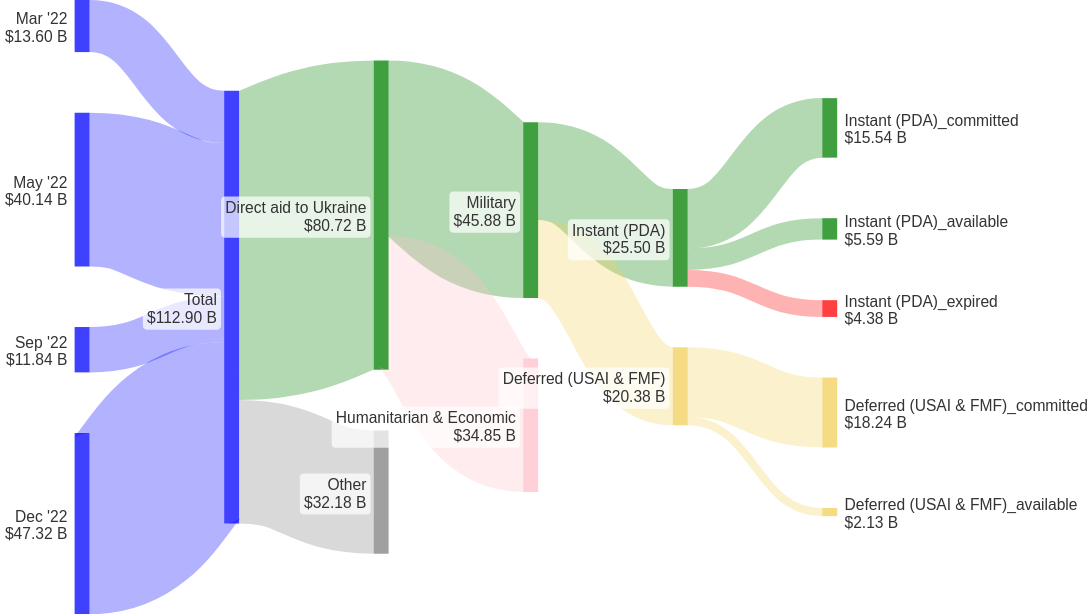

The specification (Vega-Lite) saved for this image:
### Vega specification from a JSON file in a GitHub repository (floating-point values rounded to 4 significant figures)
{"$schema": "https://vega.github.io/schema/vega/v5.json", "autosize": {"type": "fit", "contains": "padding"}, "signals": [{"name": "width", "init": "containerSize()[0]", "on": [{"events": "window:resize", "update": "containerSize()[0]"}]}, {"name": "height", "init": "containerSize()[0]/16*9", "on": [{"events": "window:resize", "update": "containerSize()[0]/16*9"}]}, {"name": "fontSize", "init": "containerSize()[0]/70", "on": [{"events": "window:resize", "update": "containerSize()[0]/70"}]}, {"name": "standardGap", "value": 14, "- FMF funds spent on Other countries are included in 'Other'": "Gap as a percentage of full domain"}, {"name": "maxValue", "init": "data('maxValue')[0].value"}, {"name": "spacer", "init": "maxValue/(100 * 1.)*standardGap"}], "data": [{"name": "entries", "format": {"type": "csv", "parse": {"category": "string", "stack": "number", "sort": "number", "labels": "string", "color": "string"}}, "values": "name,category,stack,sort,labels,color,\r\nMar '22,Mar '22,1,1,left,blue,\"USAA 2022, March 2022\"\r\nMay '22,May '22,1,2,left,blue,\"+USAA 2022, May 2022\"\r\nSep '22,Sep '22,1,3,left,blue,\"USAA 2023, September 2022\"\r\nDec '22,Dec '22,1,4,left,blue,\"+USAA 2023, December 2022\"\r\nTotal,Total,2,1,left,blue,\r\nDirect aid to Ukraine,Direct aid to Ukraine,3,1,left,green,\r\nOther,Other,3,2,left,grey,\r\nMilitary Aid,Military,4,1,left,green,\r\nHumanitarian & Economic Aid,Humanitarian & Economic,4,2,left,pink,\r\nInstant aid (PDA),Instant (PDA),5,1,left,green,\r\nCommitted,Instant (PDA)_committed,6,1,right,green,\r\nAvailable,Instant (PDA)_available,6,2,right,green,\r\nExpired funds,Instant (PDA)_expired,6,3,right,red,\r\nDeferred aid (USAI & FMF),Deferred (USAI & FMF),5,2,left,#f2cf5b,\r\nCommitted.,Deferred (USAI & FMF)_committed,6,4,right,#f2cf5b,\r\nAvailable.,Deferred (USAI & FMF)_available,6,5,right,#f2cf5b,"}, {"name": "connections", "format": {"type": "csv", "parse": {"source": "string", "destination": "string", "value": "number"}}, "values": "source,value,destination,\r\nMar '22,13.6005,Total,\"USAA 2022, March 2022\"\r\nMay '22,40.143,Total,\"+USAA 2022, May 2022\"\r\nSep '22,11.837,Total,\"USAA 2023, September 2022\"\r\nDec '22,47.3218,Total,\"+USAA 2023, December 2022\"\r\nTotal,80.7233,Direct aid to Ukraine,\r\nTotal,32.179,Other,\r\nDirect aid to Ukraine,45.877,Military,\r\nDirect aid to Ukraine,34.8463,Humanitarian & Economic,\r\nMilitary,25.5,Instant (PDA),\r\nInstant (PDA),15.535,Instant (PDA)_committed,\r\nInstant (PDA),5.59,Instant (PDA)_available,\r\nInstant (PDA),4.375,Instant (PDA)_expired,\r\nMilitary,20.377,Deferred (USAI & FMF),\r\nDeferred (USAI & FMF),18.242,Deferred (USAI & FMF)_committed,\r\nDeferred (USAI & FMF),2.135,Deferred (USAI & FMF)_available,"}, {"name": "preStacks", "source": "connections", "transform": [{"type": "formula", "as": "end", "expr": "['source','destination']"}, {"type": "formula", "as": "name", "expr": "[datum.source,datum.destination]"}, {"type": "project", "fields": ["end", "name", "value"]}, {"type": "flatten", "fields": ["end", "name"]}, {"type": "aggregate", "fields": ["value"], "groupby": ["end", "name"], "ops": ["sum"], "as": ["value"]}, {"type": "aggregate", "fields": ["value"], "groupby": ["name"], "ops": ["max"], "as": ["value"]}]}, {"name": "stacks", "source": "preStacks", "transform": [{"type": "lookup", "from": "entries", "key": "category", "fields": ["name"], "values": ["stack", "sort", "gap", "labels", "color"], "as": ["stack", "sort", "gap", "labels", "color"]}, {"type": "formula", "as": "gap", "expr": "datum.gap?datum.gap:0"}]}, {"name": "maxValue", "source": ["stacks"], "transform": [{"type": "aggregate", "fields": ["value"], "groupby": ["stack"], "ops": ["sum"], "as": ["value"]}, {"type": "aggregate", "fields": ["value"], "ops": ["max"], "as": ["value"]}]}, {"name": "plottedStacks", "source": ["stacks"], "transform": [{"type": "formula", "as": "type", "expr": "['data','spacer']"}, {"type": "formula", "as": "spacedValue", "expr": "[datum.value,spacer]"}, {"type": "flatten", "fields": ["type", "spacedValue"]}, {"type": "stack", "groupby": ["stack"], "sort": {"field": "sort", "order": "descending"}, "field": "spacedValue", "offset": "center"}, {"type": "formula", "expr": "((datum.value)/2)+datum.y0", "as": "yc"}]}, {"name": "finalTable", "source": ["plottedStacks"], "transform": [{"type": "filter", "expr": "datum.type == 'data'"}]}, {"name": "linkTable", "source": ["connections"], "transform": [{"type": "lookup", "from": "finalTable", "key": "name", "values": ["y0", "y1", "stack", "sort"], "fields": ["source"], "as": ["sourceStacky0", "sourceStacky1", "sourceStack", "sourceSort"]}, {"type": "lookup", "from": "finalTable", "key": "name", "values": ["y0", "y1", "stack", "sort", "color"], "fields": ["destination"], "as": ["destinationStacky0", "destinationStacky1", "destinationStack", "destinationSort", "color"]}, {"type": "stack", "groupby": ["source"], "sort": {"field": "destinationSort", "order": "descending"}, "field": "value", "offset": "zero", "as": ["syi0", "syi1"]}, {"type": "formula", "expr": "datum.syi0+datum.sourceStacky0", "as": "sy0"}, {"type": "formula", "expr": "datum.sy0+datum.value", "as": "sy1"}, {"type": "stack", "groupby": ["destination"], "sort": {"field": "sourceSort", "order": "descending"}, "field": "value", "offset": "zero", "as": ["dyi0", "dyi1"]}, {"type": "formula", "expr": "datum.dyi0+datum.destinationStacky0", "as": "dy0"}, {"type": "formula", "expr": "(datum.dy0+datum.value)", "as": "dy1"}, {"type": "formula", "expr": "((datum.value)/2)+datum.sy0", "as": "syc"}, {"type": "formula", "expr": "((datum.value)/2)+datum.dy0", "as": "dyc"}, {"type": "formula", "expr": "range('y')[0]-scale('y', datum.value)", "as": "sample"}, {"type": "linkpath", "orient": "horizontal", "shape": "diagonal", "sourceY": {"expr": "scale('y', datum.syc)"}, "sourceX": {"expr": "scale('x', toNumber(datum.sourceStack)) + bandwidth('x')"}, "targetY": {"expr": "scale('y', datum.dyc)"}, "targetX": {"expr": "scale('x', datum.destinationStack)"}}, {"type": "formula", "expr": "(range('y')[0]-scale('y', datum.value)) / 1.", "as": "strokeWidth"}]}], "scales": [{"name": "x", "type": "band", "range": "width", "domain": {"data": "finalTable", "field": "stack"}, "paddingInner": 0.9}, {"name": "y", "type": "linear", "range": "height", "domain": {"data": "finalTable", "field": "y1"}, "reverse": false}], "marks": [{"type": "rect", "from": {"data": "finalTable"}, "encode": {"update": {"x": {"scale": "x", "field": "stack"}, "width": {"scale": "x", "band": 1}, "y": {"scale": "y", "field": "y0"}, "y2": {"scale": "y", "field": "y1"}, "fill": {"field": "color"}, "fillOpacity": {"value": 0.75}, "strokeWidth": {"value": 0}, "stroke": {"field": "color"}}, "hover": {"tooltip": {"signal": "{'Name':datum.name, 'Value':format(datum.value, '$') + ' B'}"}, "fillOpacity": {"value": 1}}}}, {"type": "path", "name": "links", "from": {"data": "linkTable"}, "clip": true, "encode": {"update": {"strokeWidth": {"field": "strokeWidth"}, "path": {"field": "path"}, "strokeOpacity": {"signal": "0.3"}, "stroke": {"field": "color"}}, "hover": {"strokeOpacity": {"value": 1}, "tooltip": {"signal": "{'Source':datum.source,'Destination':datum.destination, 'Value':format(datum.value, '$') + ' B'}"}}}}, {"type": "group", "name": "labelText", "zindex": 1, "from": {"facet": {"data": "finalTable", "name": "labelFacet", "groupby": ["name", "stack", "yc", "value", "labels"]}}, "clip": false, "encode": {"update": {"strokeWidth": {"value": 1}, "stroke": {"value": "red"}, "x": {"signal": "datum.labels=='left'?scale('x', datum.stack) - 8 : scale('x', datum.stack) + (bandwidth('x')) + 8"}, "yc": {"scale": "y", "signal": "datum.yc"}, "width": {"signal": "0"}, "height": {"signal": "0"}, "fillOpacity": {"signal": "0.1"}}}, "marks": [{"type": "text", "name": "heading", "from": {"data": "labelFacet"}, "encode": {"update": {"x": {"value": 0}, "y": {"value": -2}, "text": {"field": "name"}, "align": {"signal": "datum.labels=='left'?'right':'left'"}, "fontWeight": {"value": "normal"}}}}, {"type": "text", "name": "amount", "from": {"data": "labelFacet"}, "encode": {"update": {"x": {"value": 0}, "y": {"signal": "fontSize"}, "text": {"signal": " format(datum.value, '$.2f') + ' B'"}, "align": {"signal": "datum.labels=='left'?'right':'left'"}}}}]}, {"type": "rect", "from": {"data": "labelText"}, "encode": {"update": {"x": {"field": "bounds.x1", "offset": -4}, "x2": {"field": "bounds.x2", "offset": 4}, "y": {"field": "bounds.y1", "offset": -4}, "y2": {"field": "bounds.y2", "offset": 4}, "fill": {"value": "white"}, "opacity": {"value": 0.7}, "cornerRadius": {"value": 4}}}}], "config": {"view": {"stroke": "transparent"}, "text": {"fontSize": {"signal": "fontSize"}, "fill": "#333333"}}}
